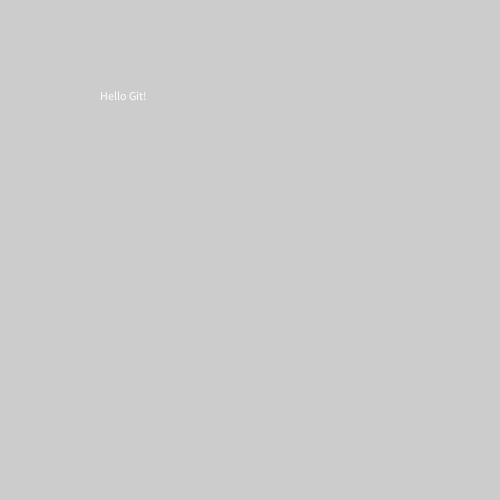
Frame 1 (no input)
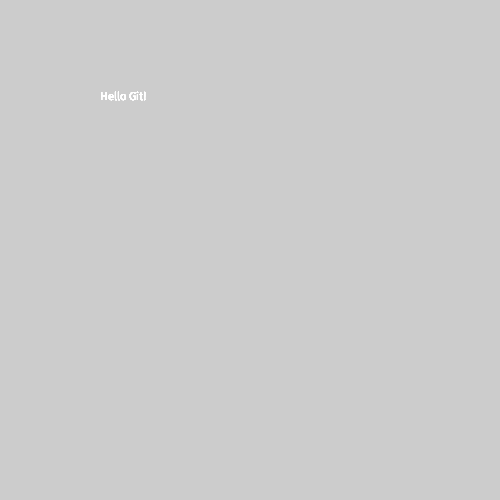
Frame 60 (the mouse pressed at the canvas centre just before this capture)
Frame 120 (the mouse held since frame 60 and released just before this capture): identical to frame 60, image omitted

The Processing sketch that drew these frames (run headless with seeded random() and noise(); from frame 60 on, the mouse is pressed at the canvas centre):

// Processing sketch: classes
// ── classes.pde
void setup()
{
  size(500, 500);
}

void draw()
{
  text("Hello Git!", 100, 100);
}
